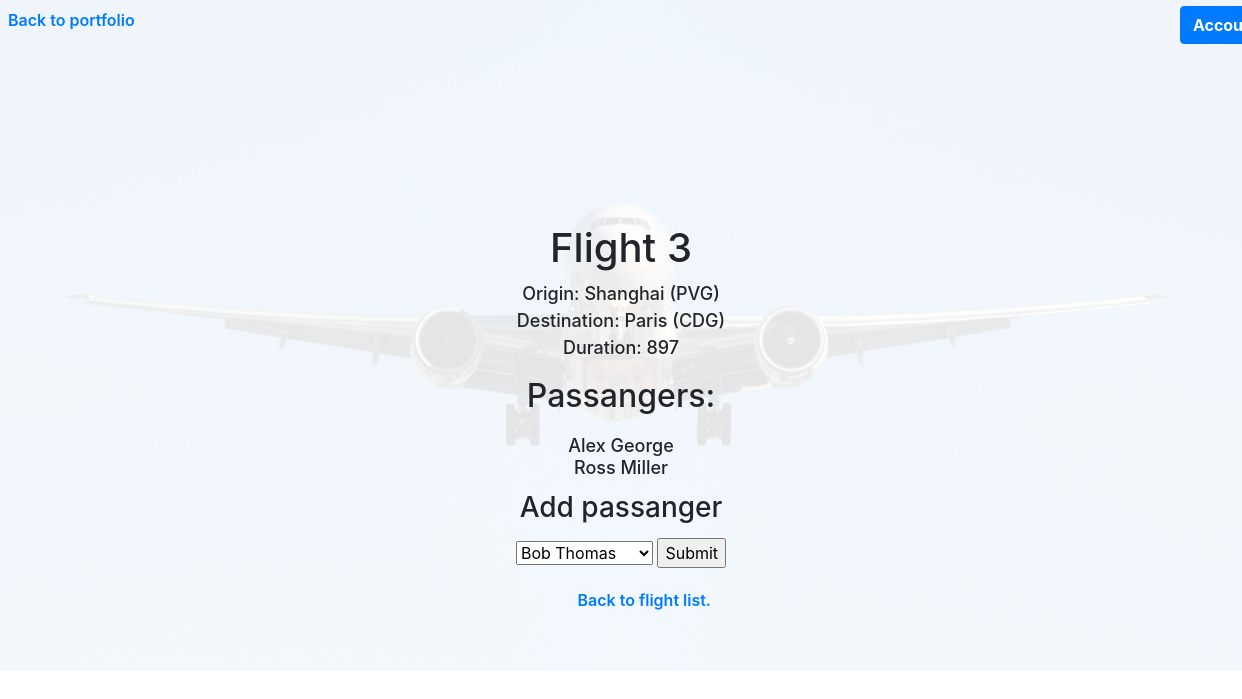
The page /flights/3 on the database its author committed.
### flights/models.py (models this page shows, shortened)
class Flight(models.Model):
    origin = models.ForeignKey(Airport, on_delete=models.CASCADE, related_name="departures")
    destination = models.ForeignKey(Airport, on_delete=models.CASCADE, related_name="arrivals")
    duration = models.IntegerField()

class Airport(models.Model):
    code = models.CharField(max_length=3)
    city = models.CharField(max_length=64)
    def __str__(self):
        return f"{self.city} ({self.code})"

class Passanger(models.Model):
    first = models.CharField(max_length=64)
    last = models.CharField(max_length=64)
    flights = models.ManyToManyField(Flight, blank=True, related_name="passangers")
    def __str__(self):
        return f"{self.first} {self.last}"

### flights/views.py (the view)
# urls.py: path("<int:flight_id>", views.flight, name="flight"),
def flight(request, flight_id):
    flight = Flight.objects.get(pk=flight_id)
    return render(request, "flights/flight.html",{
        "flight":flight,
        "passangers": flight.passangers.all(),
        "non_passangers": Passanger.objects.exclude(flights=flight).all()
    })

### flights/templates/flights/flight.html (shortened to what this page needs)
{% extends "flights/layout.html" %}
{% block body %}
    <h1> Flight {{flight.id}}
    </h1>
    <ul id="flights">
        <li>Origin: {{flight.origin}}</li>
        <li>Destination: {{flight.destination}}</li>
        <li>Duration: {{flight.duration}}</li>
    </ul>
    <h2>Passangers:
        {% for passanger in passangers %}
            <li id="pass">{{passanger}}
            </li>
        {% empty %}
            <li id="pass">No passangers.</li>
        {% endfor %}
    </h2>
    <h3>Add passanger</h3>
    <form id="book" action="{% url 'book' flight.id %}" method="post">
        <select name="passanger">
            {% for passanger in non_passangers %}
                <option value="{{passanger.id}}">{{passanger}}</option>
            {% endfor %}
        </select>
        <input type="submit">
    </form>
    <a id="back" href="{% url 'flights' %}">Back to flight list.</a>
{% endblock %}

### flights/static/flights/styles.css (style rules this page uses)
body { background-color:white; }
html { margin: 0px; }
h1 { position: relative; text-align: center; top:200px; }
li { position: relative; top:200px; text-align: center; font-weight: 500; text-decoration: none; font-size: large; list-style-type: none; }
#flights { position: relative; left:-20px; }
h3 { position: relative; top:224px; text-align: center; }
#book { position: relative; top:230px; text-align: center; }
#back { position: relative; top:250px; left:46.5%; font-weight: 600; }
h2 { position: relative; top:200px; text-align: center; }
#pass { position: relative; top:20px; text-align: center; }

### rows shown on the page
Flight: id "3", origin "Shanghai (PVG)", destination "Paris (CDG)", duration "897"
Passanger: first+last "Alex George"
Passanger: first+last "Ross Miller"

### other values the page prints
form field passanger "Bob Thomas"
